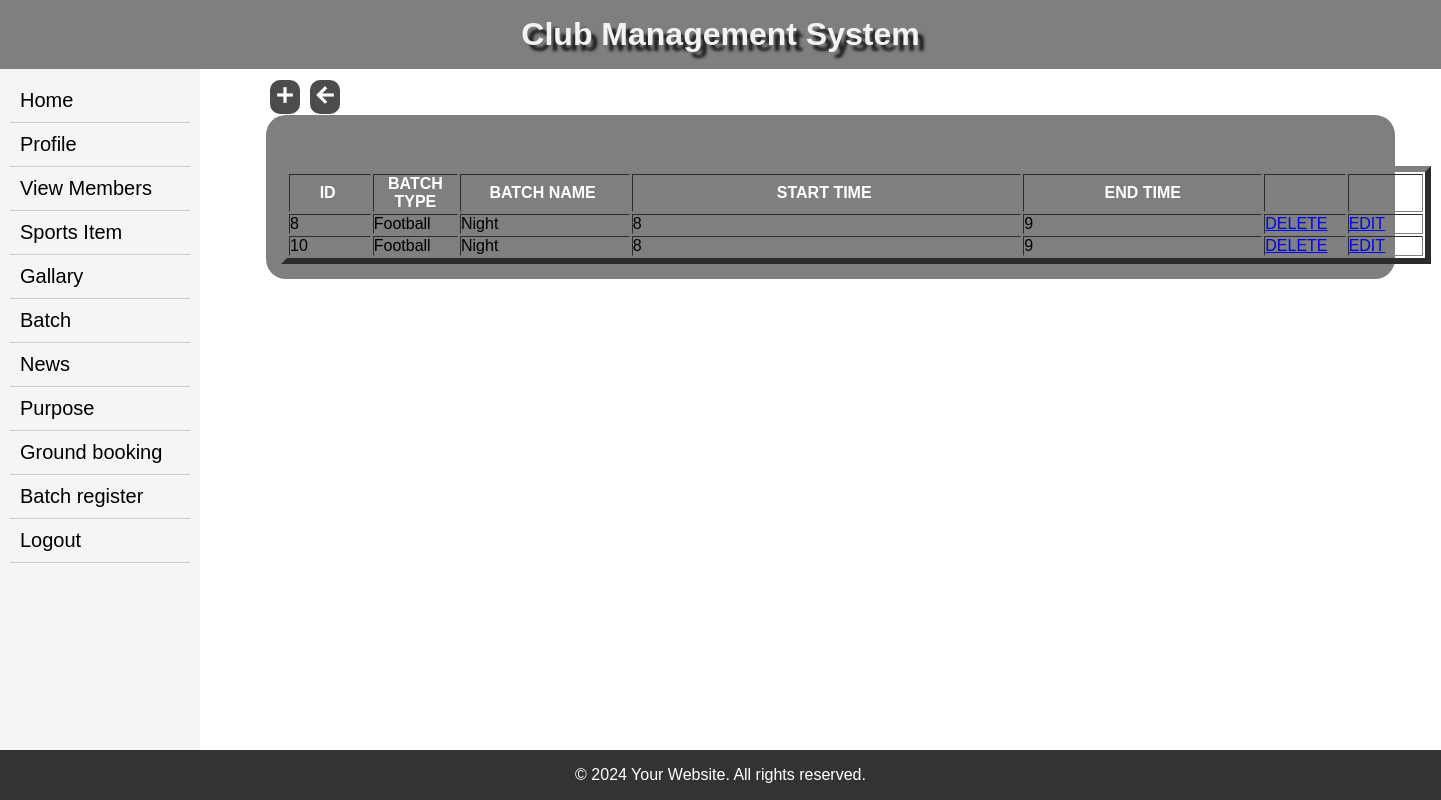
The page /adminviewbatchtime1/8/Football on the database its author committed.
### myapp/models.py (models this page shows, shortened)
class batchtime(models.Model):
    batchtimeid=models.AutoField(primary_key=True)
    batid=models.ForeignKey(batch,on_delete=models.CASCADE)
    fromtime=models.CharField(max_length=50)
    totime=models.CharField(max_length=50)

class batch(models.Model):
    id = models.AutoField(primary_key=True)
    batch_type=models.ForeignKey(sportsitem,on_delete=models.CASCADE)
    batchname = models.CharField(max_length=50)
    description = models.TextField()  # Parentheses added here
    paymentperday = models.IntegerField()  # Parentheses added here
    def __str__(self):
        return str(self.batchname)

### myapp/views.py (the view)
# urls.py: path("adminviewbatchtime1/<str:pk>/<str:pk3>",views.adminviewbatchtime1,name='viewbatchtime'),
def adminviewbatchtime1(request, pk, pk3):
        selected_batch = batch.objects.get(id=pk)
        item=pk3
        current_page_url = request.build_absolute_uri()
        request.session['previous_page'] = current_page_url
        if selected_batch:
            pk1 = selected_batch.batchname
            pk2 = selected_batch.id
            list1 = batchtime.objects.filter(batid=pk2)
            return render(request, 'adminviewbatchtime.html', {'list1': list1,'batch_type':pk3})
        else:
            return redirect('adminbatchlist')

### templates/adminviewbatchtime.html (shortened to what this page needs)
{% extends 'admin_index.html' %}
{% block body %}
<body>
    <form id="form1" name="form1" method="post">
 <a href="{% url 'adminaddbatchtime' %}" style="position: fixed; top:80px; left: 270px; color:#fff; background-color: rgba(0,0,0,0.7); padding:3px; border-radius:10px;  "><span class="material-symbols-outlined">
</span></a> <a href="{% url 'adminbatchlist' %}" style="position: fixed; top:80px; left: 280px; color:#fff; background-color: rgba(0,0,0,0.7); padding:3px; border-radius:10px; margin-left: 30px;"><span class="material-symbols-outlined">
</span></a>
        <br><br>
        <table width="1150" height="98" border="6">
            <tbody>
                <tr>
                    <th width="88" scope="col">ID&nbsp;</th>
                     <th width="88" scope="col">BATCH TYPE</th>
                    <th width="181.6" scope="col">BATCH NAME&nbsp;</th>
                    <th width="424.8" scope="col">START TIME&nbsp;</th>
                    <th width="260" scope="col">END TIME</th>
                    <th width="83.2" scope="col">&nbsp;</th>
                    <th width="79.2" scope="col">&nbsp;</th>
                </tr>
                {% for batch_time in list1 %}
                <tr>
                    <td>{{ batch_time.batchtimeid }}</td>
                    <td>{{ batch_type }}</td>
                    <td>{{ batch_time.batid }}</td>
                    <td>{{ batch_time.fromtime }}</td>
                    <td>{{ batch_time.totime }}</td>
                    <td><a href="{% url 'deletebatchtime' batch_time.batchtimeid %}">DELETE</a></td>
                    <td><a href="{% url 'editbatchtime' batch_time.batchtimeid %}">EDIT</a></td>
                </tr>
                {% endfor %}
            </tbody>
        </table>
    </form>
</body>
{% endblock %}

### templates/admin_index.html (style rules this page uses)
* { margin: 0; padding: 0; box-sizing: border-box; }
body { font-family: Arial, sans-serif; background-image: url(https://png.pngtree.com/background/20230512/original/pngtree-sport-background-picture-image_2502918.jpg); background-size: cover; background-repeat: no-repeat; }
th { color:#fff; }
.material-symbols-outlined { font-variation-settings: 'FILL' 8, 'wght' 900, 'GRAD' 0, 'opsz' 24 }

### rows shown on the page
batchtime: batchtimeid "8", batch_type "Football", batid "Night", fromtime "8", totime "9"
batchtime: batchtimeid "10", batch_type "Football", batid "Night", fromtime "8", totime "9"
